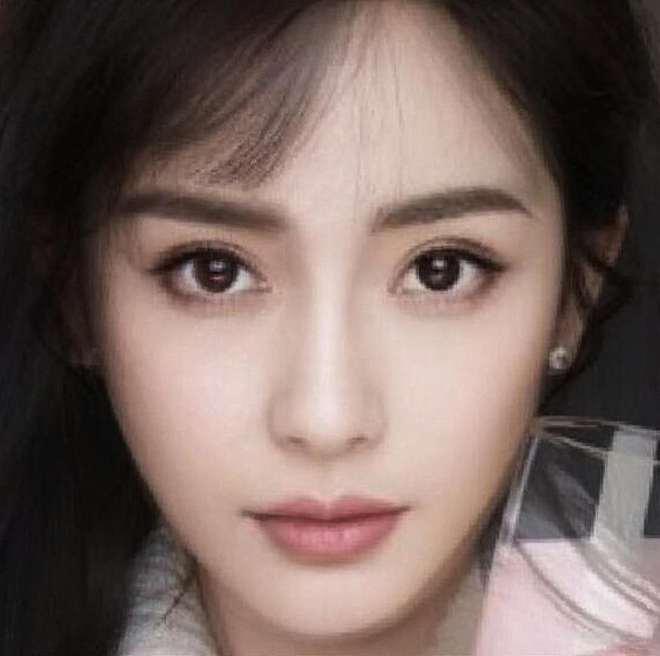
#> input picture face2.jpg, 660 x 656 px
$ python sketch_style.py
#> lines starting #> are read from the running program, lines starting #| are printed output that depends on the picture
#> further down, image is the input picture: shape (656, 660, 3); mean B, G, R 95.4, 101.2, 120.1
"""
@File  :sketch_style.py
@Author:chenyihan
@Date  :2024/6/15 14:12
@Desc  :素描效果实现，灰度图与反相图加权融合
"""
import cv2
import numpy as np


def sketch(image, kernel_size):
#> called with kernel_size = 81
    gray = cv2.cvtColor(image, cv2.COLOR_BGR2GRAY)
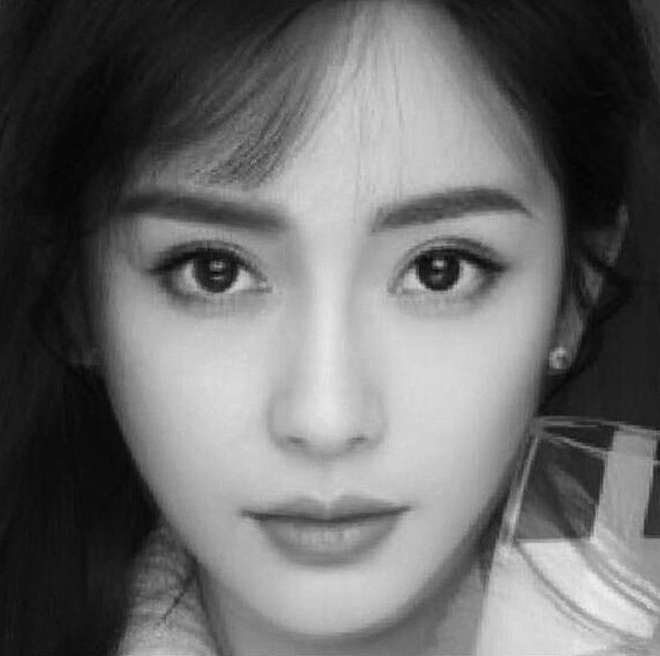
#> gray: shape (656, 660); min 2, max 239, mean 106.2
    gray1 = 255 - gray  # 反相
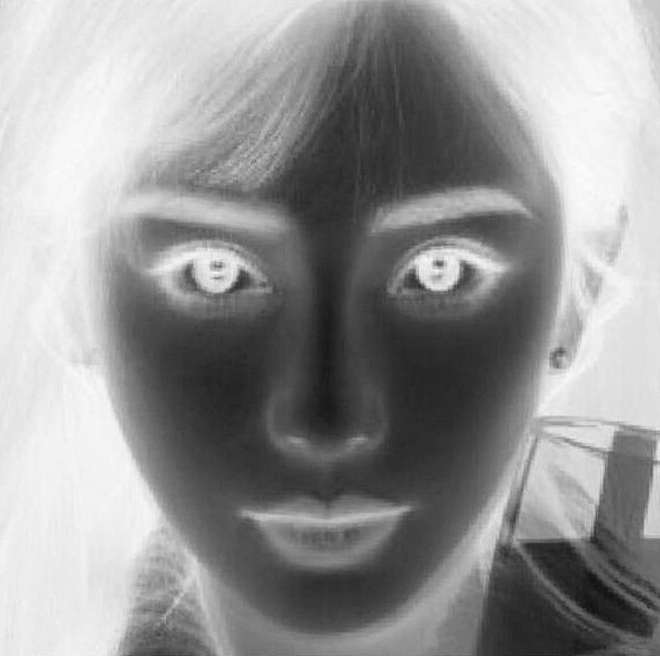
#> gray1: shape (656, 660); min 16, max 253, mean 148.8
    cv2.imshow('gray1', gray1)
    gray1 = cv2.GaussianBlur(gray1, (kernel_size, kernel_size), 0)
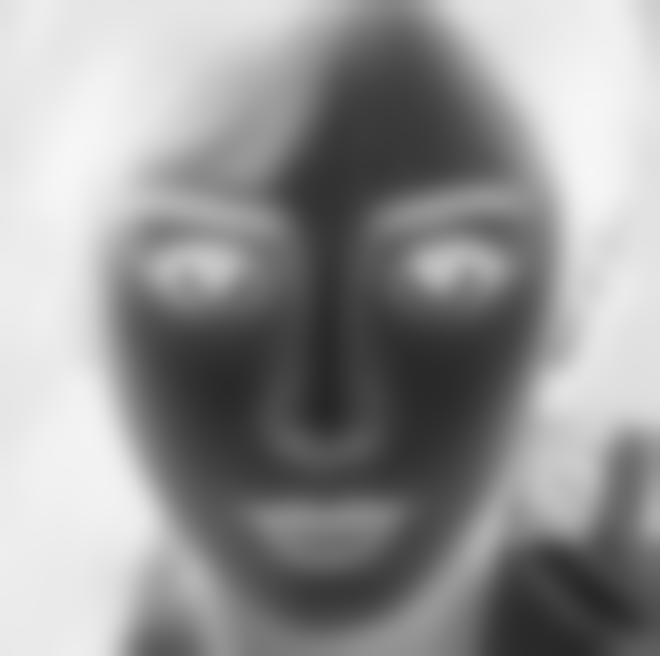
#> gray1: shape (656, 660); min 38, max 246, mean 148.8
    dst = cv2.addWeighted(gray, 0.5, gray1, 0.5, 0)
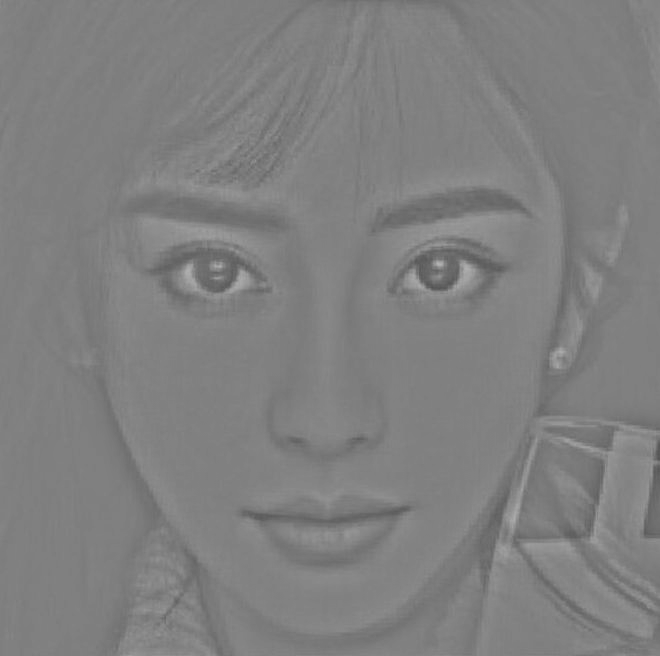
#> dst: shape (656, 660); min 82, max 180, mean 127.5
    return dst


if __name__ == '__main__':
    image = cv2.imread('face2.jpg')
    out = sketch(image, 81)
    cv2.imshow('out', out)
    cv2.waitKey()

$ run again, with face1.png saved as face2.jpg
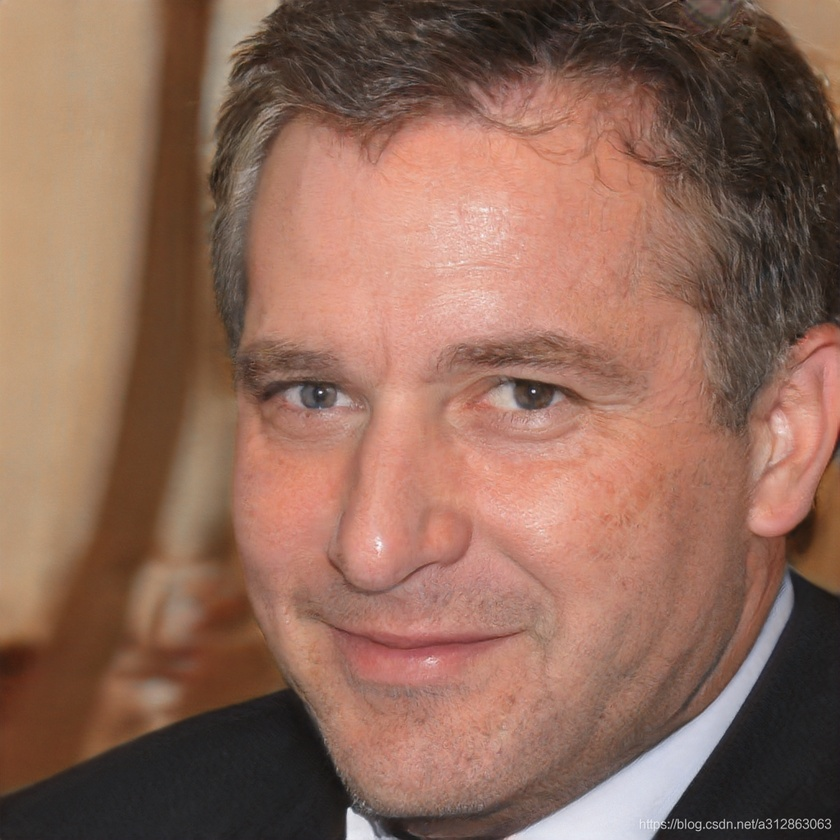
#> input picture face1.png, 840 x 840 px, shrunk from 1024 x 1024 before the run
#> image is the input picture: shape (840, 840, 3); mean B, G, R 89.2, 105.3, 143
#> in sketch, `gray1 = cv2.GaussianBlur(gray1, (kernel_size, kernel_size), 0)`:
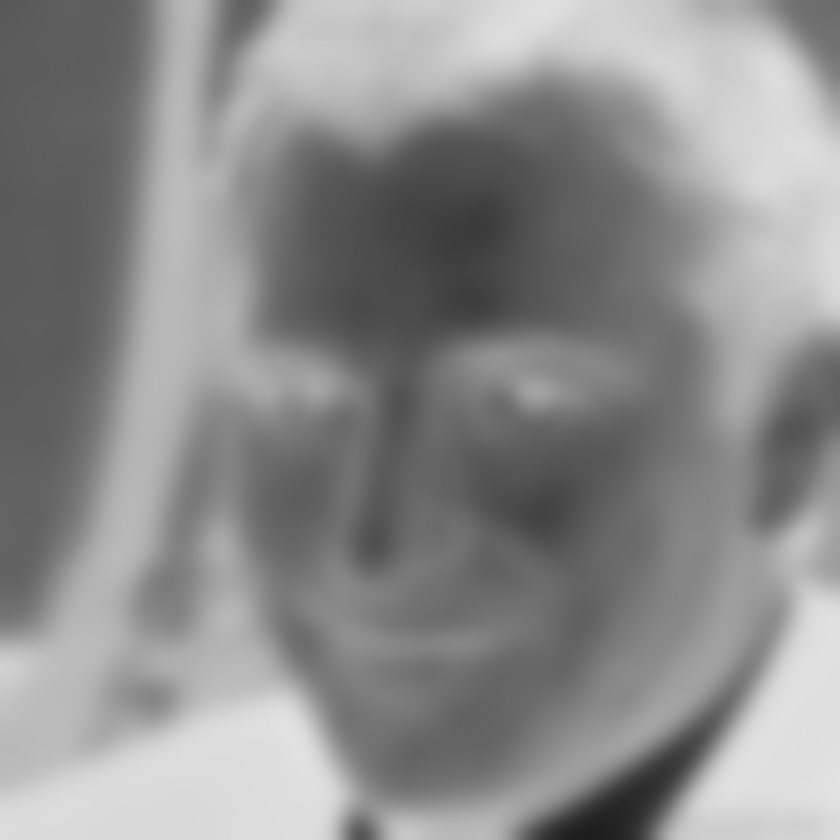
#> gray1: shape (840, 840); min 29, max 226, mean 140.3
#> in sketch, `dst = cv2.addWeighted(gray, 0.5, gray1, 0.5, 0)`:
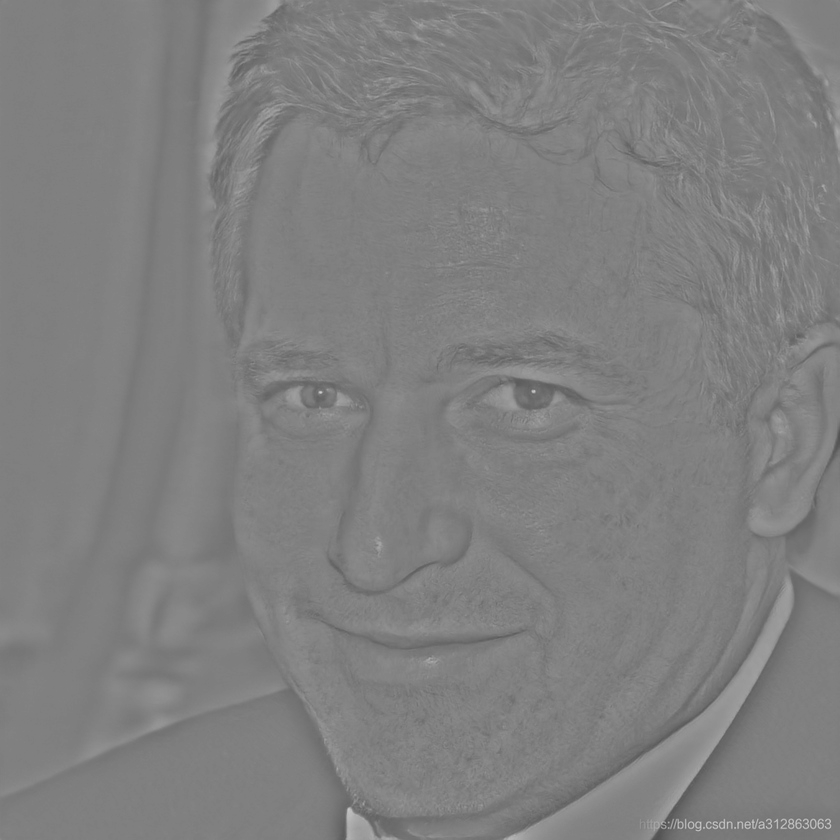
#> dst: shape (840, 840); min 76, max 208, mean 127.5

$ run again, with face3.jpeg copied over face2.jpg
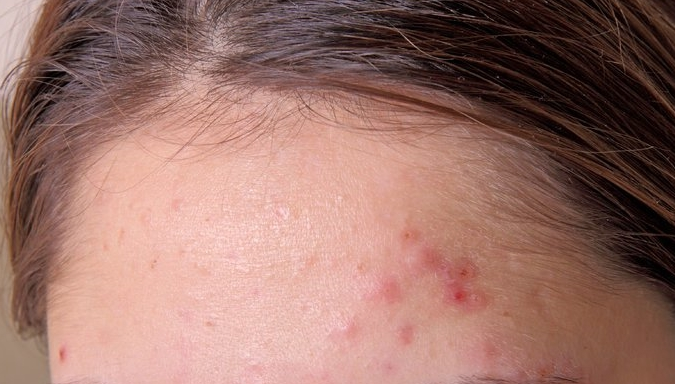
#> input picture face3.jpeg, 675 x 384 px
#> image is the input picture: shape (384, 675, 3); mean B, G, R 104.7, 113.8, 154.1
#> in sketch, `gray1 = cv2.GaussianBlur(gray1, (kernel_size, kernel_size), 0)`:
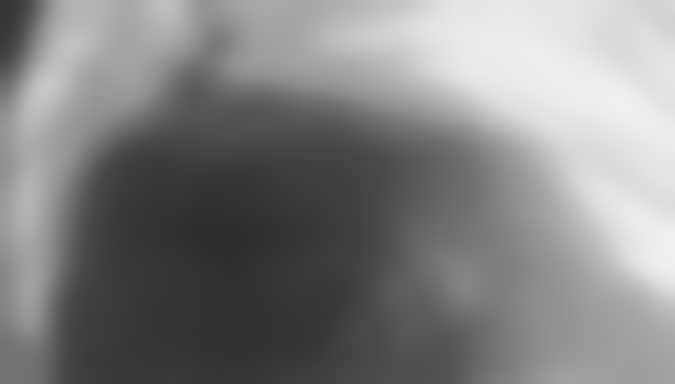
#> gray1: shape (384, 675); min 44, max 241, mean 130.2
#> in sketch, `dst = cv2.addWeighted(gray, 0.5, gray1, 0.5, 0)`:
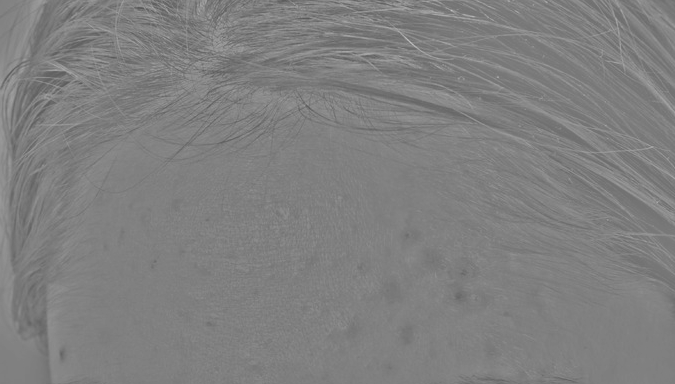
#> dst: shape (384, 675); min 88, max 194, mean 127.5
